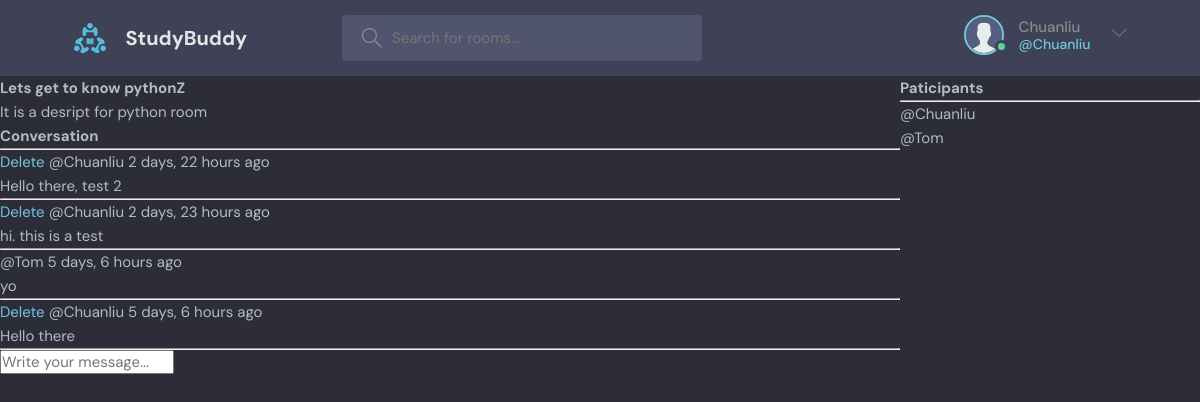
The page /room/4/ (signed in) on the database its author committed.
### base/models.py (models this page shows, shortened)
class Room(models.Model):
    host = models.ForeignKey(User, on_delete=models.SET_NULL, null=True)
    topic = models.ForeignKey(Topic, on_delete=models.SET_NULL, null=True)
    name = models.CharField(max_length=200)
    description = models.TextField(null=True, blank=True)
    participants = models.ManyToManyField(User, related_name='paticapants',blank=True)
    updated = models.DateTimeField(auto_now=True) #auto_now updtae everytime
    created = models.DateTimeField(auto_now_add=True) #auto_now_add only create timestamp first creat
    class Meta:
        ordering = ['-updated','-created']

class Message(models.Model):
    user = models.ForeignKey(User, on_delete=models.CASCADE)
    room = models.ForeignKey(Room, on_delete=models.CASCADE)
    body = models.TextField()
    updated = models.DateTimeField(auto_now=True) #auto_now updtae everytime
    created = models.DateTimeField(auto_now_add=True) #auto_now_add only create timestamp first creat
    class Meta:
         ordering = ['-updated', '-created']

### base/views.py (the view, shortened to what this page needs)
# urls.py: path('room/<str:pk>/', views.room, name="room"),
def room(request, pk):
    room = Room.objects.get(id=pk)
    showMessages = room.message_set.all()
    paticapants = room.participants.all()
    context = {'room': room, 'showMessages':showMessages, 'paticapants':paticapants}
    return render(request, 'base/room.html', context)

### base/templates/base/room.html (shortened to what this page needs)
{% extends 'main.html' %}
{% block content %}
<div class="room-container">
     <div>
     <h1>{{room.name}}Z
     </h1>
     <p> {{room.description}}</p>
     <div class="connment-wrappper">
          <h3>Conversation</h3>
          <hr>
          {% for showMessage in showMessages %}
               <div>
                    {% if request.user == showMessage.user%}
                    <a href="{% url 'delete-message' showMessage.id %}">Delete</a>
                    {% endif %}
                    <small>@{{showMessage.user}}  {{showMessage.created|timesince}} ago</small>
                    <p>{{showMessage.body}}</p>
                    <hr>
               </div>
          {% endfor%}
     </div>
     {% if request.user.is_authenticated %}
     <div>
          <form method="POST" action="">
               <input type="text" name="body" placeholder="Write your message...">
          </form>
     </div>
     </div>
     {% endif %}
     <div    div>
          <h3>Paticipants</h3>
          <hr>
          {% for participant in paticapants %}
               <dir>
                    <p>@{{participant.username}}</p>
               </dir>
          {% endfor %}
     </div>
</div>
{% endblock content %}

### templates/navbar.html (shortened to what this page needs)
{% load static %}
<header class="header header--loggedIn">
    <div class="container">
      <a href="{% url 'home' %}" class="header__logo">
        <img src="{% static 'images/logo.svg' %}" />
        <h1>StudyBuddy</h1>
      </a>
      <form class="header__search" method="GET" action="{% url 'home' %}">
        <label>
          <input  name = "q" placeholder="Search for rooms..." />
        </label>
      </form>
      <nav class="header__menu">
        {% if request.user.is_authenticated %}
        <div class="header__user">
          <a href="{% url 'user-profile' pk=request.user.id %}"">
            <div class="avatar avatar--medium active">
              <img src="{% static 'images/avatar.svg' %}" />
            </div>
            <p>{{request.user.username}} <span>@{{request.user}}</span></p>
          </a>
          <button class="dropdown-button">
            <svg version="1.1" xmlns="http://www.w3.org/2000/svg" width="32" height="32" viewBox="0 0 32 32">
              <title>chevron-down</title>
              <path d="M16 21l-13-13h-3l16 16 16-16h-3l-13 13z"></path>
            </svg>
          </button>
        </div>
        {% else %}
        <a href="{% url 'login' %}">
          <img src="{% static 'images/avatar.svg' %}" />
          <p>Login</p>
        </a>
        {% endif %}
      </nav>
    </div>
  </header>

### static/styles/style.css (style rules this page uses)
:root { --color-main: #71c6dd; --color-main-light: #e1f6fb; --color-dark: #3f4156; --color-dark-medium: #51546e; --color-dark-light: #696d97; --color-light: #e5e5e5; --color-gray: #8b8b8b; --color-light-gray: #b2bdbd; --color-bg: #2d2d39; --color-success: #5dd693; --color-error: #fc4b0b; }
* { font-family: "DM Sans", -apple-system, BlinkMacSystemFont, "Segoe UI", Roboto, Oxygen, Ubuntu, Cantarell, "Open Sans", "Helvetica Neue", sans-serif; margin: 0; padding: 0; box-sizing: border-box; text-rendering: optimizeLegibility; font-size: inherit; }
html { font-size: 56.25%; }
@media only screen and (min-width: 1200px) { html { font-size: 62.5%; } }
body { line-height: 1.6; font-weight: 400; font-size: 1.5rem; color: var(--color-light-gray); background-color: var(--color-bg); min-height: 100vh; }
img { width: 100%; }
a { display: inline-block; color: var(--color-main); text-decoration: none; }
.container { max-width: 120rem; width: 90%; margin: auto; }
.avatar { position: relative; display: inline-block; border-radius: 50%; border: 2px solid var(--color-main); }
.avatar img { display: block; border-radius: 50%; object-fit: cover; object-position: center; }
.avatar::after { content: ""; display: block; position: absolute; background-color: var(--color-gray); z-index: 111; border-radius: 50%; border: 0.3rem solid var(--color-dark); }
.avatar.active::after { background-color: var(--color-success); }
.avatar.avatar--medium img { width: 3.6rem; height: 3.6rem; border-radius: 50%; }
.avatar.avatar--medium:after { width: 0.7rem; height: 0.7rem; bottom: 0px; right: -6px; }
.header { padding: 1.5rem; background-color: var(--color-dark); }
.header > .container { display: flex; gap: 9.5rem; }
.header__logo, .header__user { display: flex; gap: 2rem; align-items: center; }
.header__logo > img { height: 3.2rem; width: 3.2rem; }
.header__logo > h1 { font-weight: 700; font-size: 2rem; color: var(--color-light); }
.header__search > label { background-color: var(--color-dark-medium); padding: 1.3rem 1rem; display: flex; align-items: center; gap: 1rem; border-radius: 4px; }
.header__search svg { fill: var(--color-gray); width: 2rem; height: 2rem; margin-left: 1rem; }
.header__search input { width: 30rem; background: transparent; border: none; outline: none; color: var(--color-light); }
.header__menu { margin-left: auto; position: relative; }
.header__menu a { display: flex; gap: 1.5rem; align-items: center; font-weight: 500; text-decoration: none; color: var(--color-gray); }
.header__menu img { height: 3.6rem; }
.header__menu p { line-height: 1.2; }
.header__menu span { color: var(--color-main); font-weight: 500; font-size: 1.4rem; display: block; }
.header__menu svg { width: 1.6rem; height: 1.6rem; fill: var(--color-dark-light); }
.dropdown-button { background: transparent; border: 0; outline: 0; cursor: pointer; }

### base/templates/base/room.html (style rules this page uses)
.room-container { display: grid; grid-template-columns: 3fr 1fr; }

### rows shown on the page
Room: name "Lets get to know python", description "It is a desript for python room"
Message: shows "Delete", user "Chuanliu", created "2 days, 22 hours", body "Hello there, test 2"
Message: shows "Delete", user "Chuanliu", created "2 days, 23 hours", body "hi. this is a test"
Message: user "Tom", created "5 days, 6 hours", body "yo"
Message: shows "Delete", user "Chuanliu", created "5 days, 6 hours", body "Hello there"

### other values the page prints
{{ request.user.username }} "Chuanliu"
{{ request.user }} "Chuanliu"
{{ participant.username }} "Chuanliu"
{{ participant.username }} "Tom"
